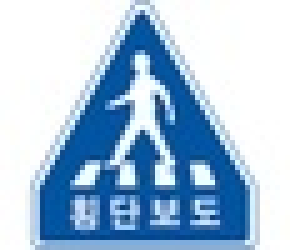
#> input picture 과제/과제 3/crossing.jpg, 58 x 50 px, shrunk from 241 x 209 before the run (shown 5 times larger)
$ jupyter execute --allow-errors example.ipynb
#> lines starting #> are read from the running program, lines starting #| are printed output that depends on the picture
Brute-Force Matching with ORB Descriptors

to match features between two images

find the queryImage in trainImage using feature matching.

[cell 1]
# loading images, finding descriptors

import numpy as np
import cv2 as cv
import matplotlib.pyplot as plt

img1 = cv.imread('./crossing.jpg',cv.IMREAD_GRAYSCALE) # queryImage
#> img1: shape (50, 58); min 51, max 255, mean 188.2
img2 = cv.imread('./image/img (18).jpg',cv.IMREAD_GRAYSCALE) # trainImage
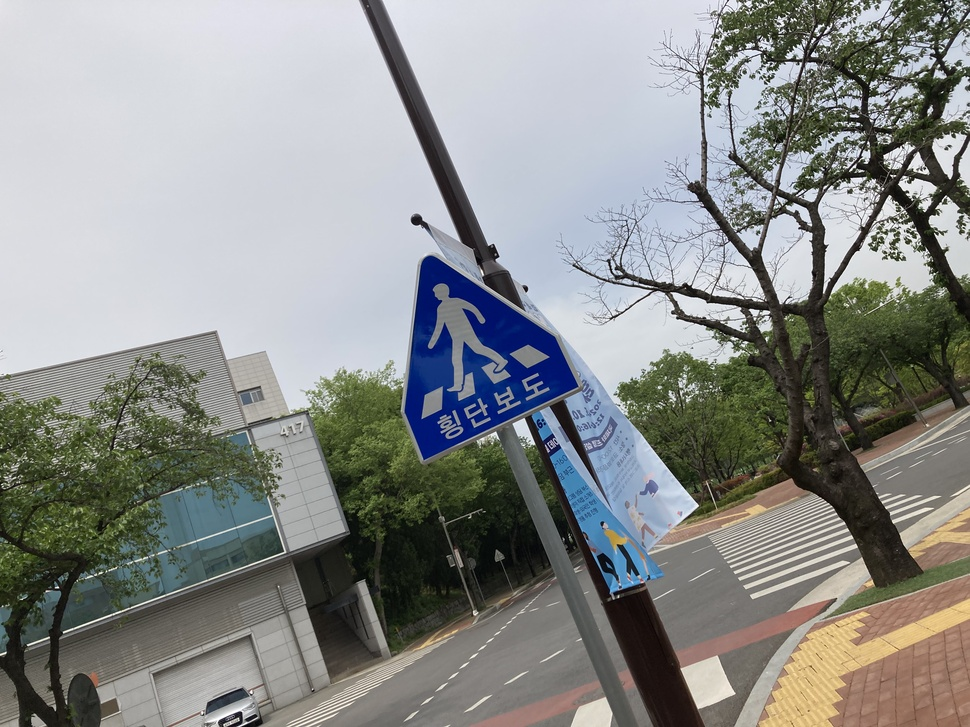
#> input picture 과제/과제 3/image/img (18).jpg, 970 x 727 px, shrunk from 4032 x 3024 before the run
#> img2: shape (727, 970); min 0, max 255, mean 140.7

# Initiate ORB detector
orb = cv.ORB_create()

# find the keypoints and descriptors with ORB
kp1, des1 = orb.detectAndCompute(img1,None)
#> kp1 = (); des1 = None
kp2, des2 = orb.detectAndCompute(img2,None)
#> kp2 = 500 keypoints; strongest (x, y, size): (814, 39, 31), (811, 55, 31), (927, 172, 31), (798, 64, 31)

[cell 2]
# create BFMatcher object
bf = cv.BFMatcher(cv.NORM_HAMMING, crossCheck=True)

# Match descriptors.
matches = bf.match(des1,des2)
#> matches = ()

# Sort them in the order of their distance.
matches = sorted(matches, key = lambda x:x.distance)
#> matches = []

# Draw first 10 matches.
img3 = cv.drawMatches(img1,kp1,img2,kp2,matches[:10],None,flags=cv.DrawMatchesFlags_NOT_DRAW_SINGLE_POINTS)

plt.imshow(img3),plt.show()

Brute-Force Matching with SIFT Descriptors and Ratio Test

[cell 3]
import numpy as np
import cv2 as cv
import matplotlib.pyplot as plt

img1 = cv.imread('./crossing.jpg',cv.IMREAD_GRAYSCALE) # queryImage
img2 = cv.imread('./image/img (19).jpg',cv.IMREAD_GRAYSCALE) # trainImage
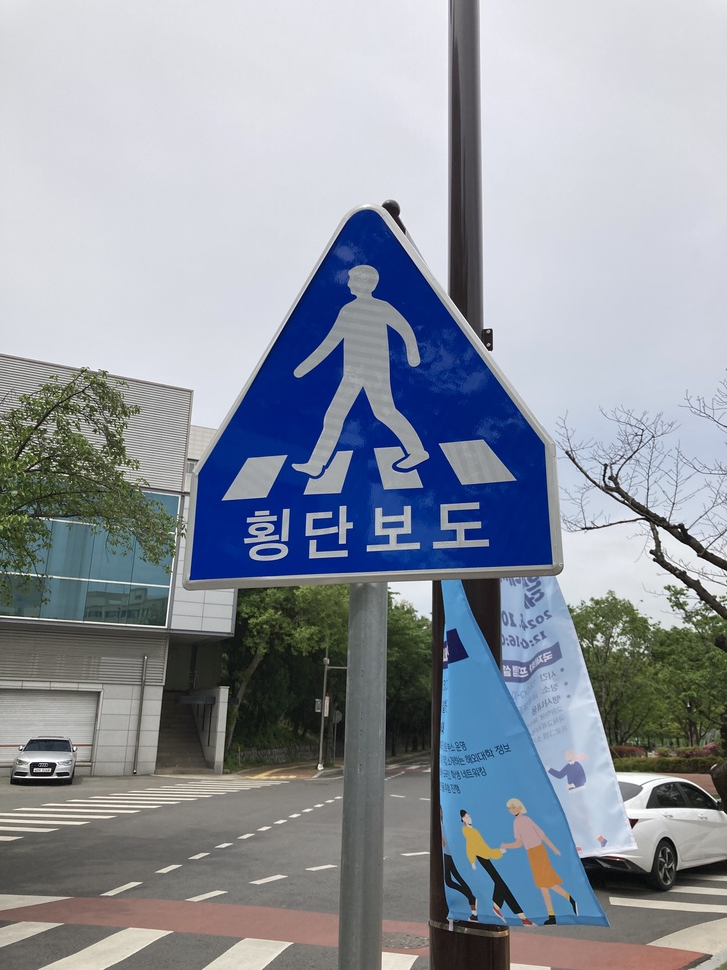
#> input picture 과제/과제 3/image/img (19).jpg, 727 x 970 px, shrunk from 3024 x 4032 before the run
#> img2: shape (970, 727); min 0, max 255, mean 148.2

# Initiate SIFT detector
sift = cv.SIFT_create()

# find the keypoints and descriptors with SIFT
kp1, des1 = sift.detectAndCompute(img1,None)
#> kp1 = 37 keypoints; strongest (x, y, size): (40, 35, 2.9), (17, 35, 2.8), (28, 12, 2.2), (25, 35, 2.5)
kp2, des2 = sift.detectAndCompute(img2,None)
#> kp2 = 2041 keypoints; strongest (x, y, size): (633, 822, 5.3), (392, 208, 9.1), (621, 522, 1.9), (654, 560, 2.1)

# BFMatcher with default params
bf = cv.BFMatcher()
matches = bf.knnMatch(des1,des2,k=2)
#> matches = 37 matches

# Apply ratio test
good = []
for m,n in matches:
    if m.distance < 0.75*n.distance:
        good.append([m])
#> this loop made 37 passes
#> after the loop, good = 1 matches

# cv.drawMatchesKnn expects list of lists as matches.
img3 = cv.drawMatchesKnn(img1,kp1,img2,kp2,good,None,flags=cv.DrawMatchesFlags_NOT_DRAW_SINGLE_POINTS)
#> img3: shape (970, 785, 3)

plt.imshow(img3),plt.show()

[cell 4]
import numpy as np
import cv2 as cv
import matplotlib.pyplot as plt

img1 = cv.imread('./crossing.jpg',cv.IMREAD_GRAYSCALE) # queryImage
img2 = cv.imread('./image/img (2).jpg',cv.IMREAD_GRAYSCALE) # trainImage
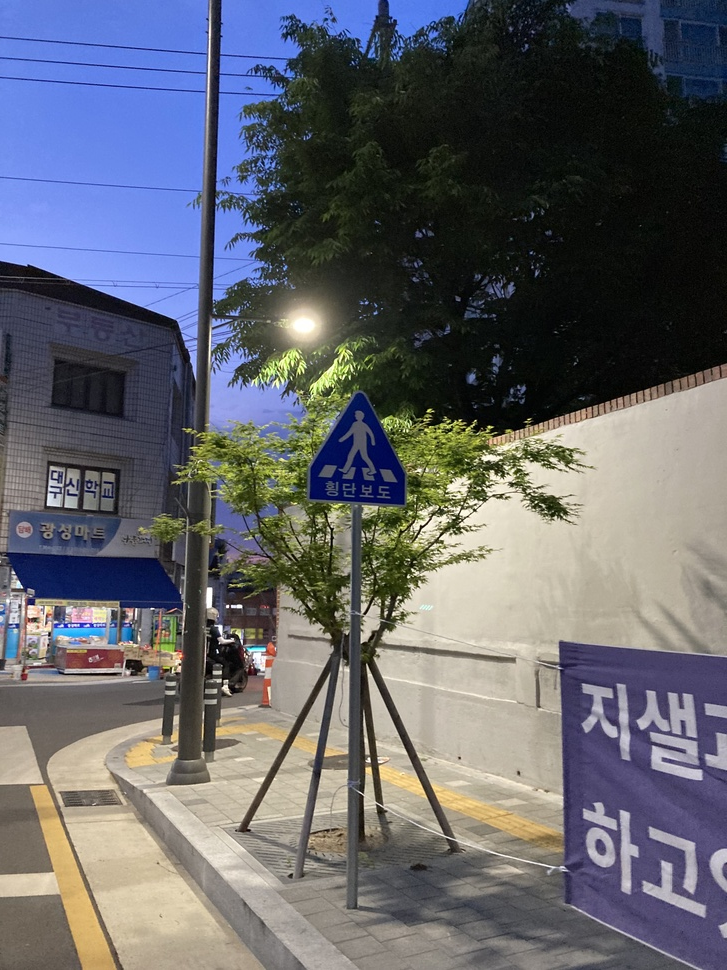
#> input picture 과제/과제 3/image/img (2).jpg, 727 x 970 px, shrunk from 3024 x 4032 before the run
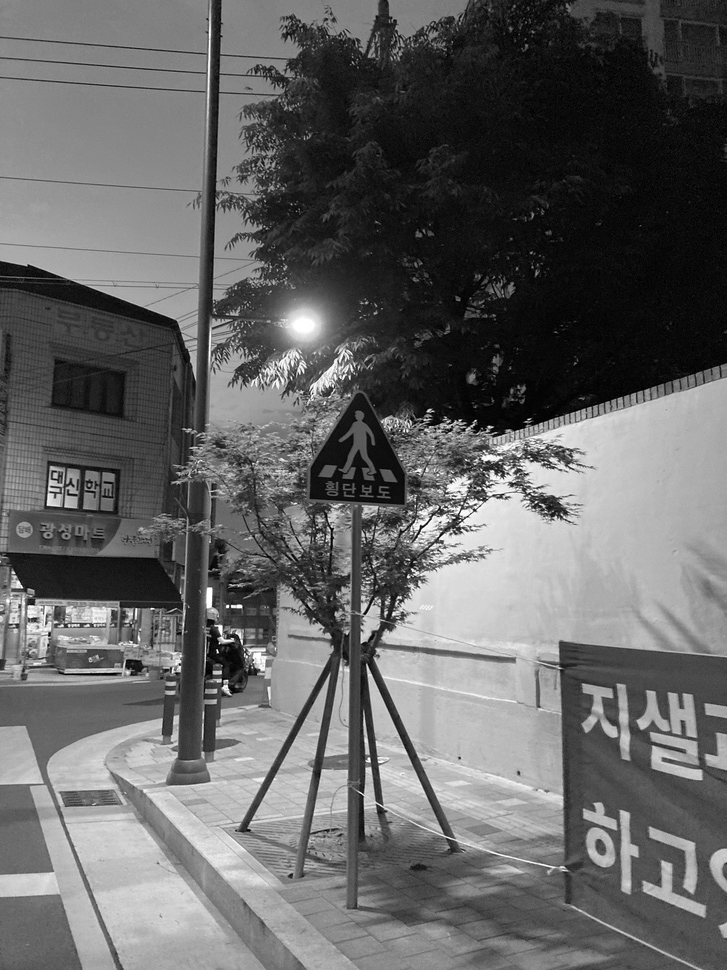
#> img2: shape (970, 727); min 0, max 255, mean 101.3

# Initiate SIFT detector
sift = cv.SIFT_create()

# find the keypoints and descriptors with SIFT
kp1, des1 = sift.detectAndCompute(img1,None)
kp2, des2 = sift.detectAndCompute(img2,None)
#> kp2 = 3801 keypoints; strongest (x, y, size): (227, 606, 2.2), (239, 606, 3.2), (421, 527, 2.5), (408, 577, 2)

# BFMatcher with default params
bf = cv.BFMatcher()
matches = bf.knnMatch(des1,des2,k=2)

# Apply ratio test
good = []
for m,n in matches:
    if m.distance < 0.75*n.distance:
        good.append([m])

# cv.drawMatchesKnn expects list of lists as matches.
img3 = cv.drawMatchesKnn(img1,kp1,img2,kp2,good,None,flags=cv.DrawMatchesFlags_NOT_DRAW_SINGLE_POINTS)

plt.imshow(img3),plt.show()

[cell 5]
import numpy as np
import cv2 as cv
import matplotlib.pyplot as plt

img1 = cv.imread('./crossing.jpg',cv.IMREAD_GRAYSCALE) # queryImage
img2 = cv.imread('./image/img (17).jpg',cv.IMREAD_GRAYSCALE) # trainImage
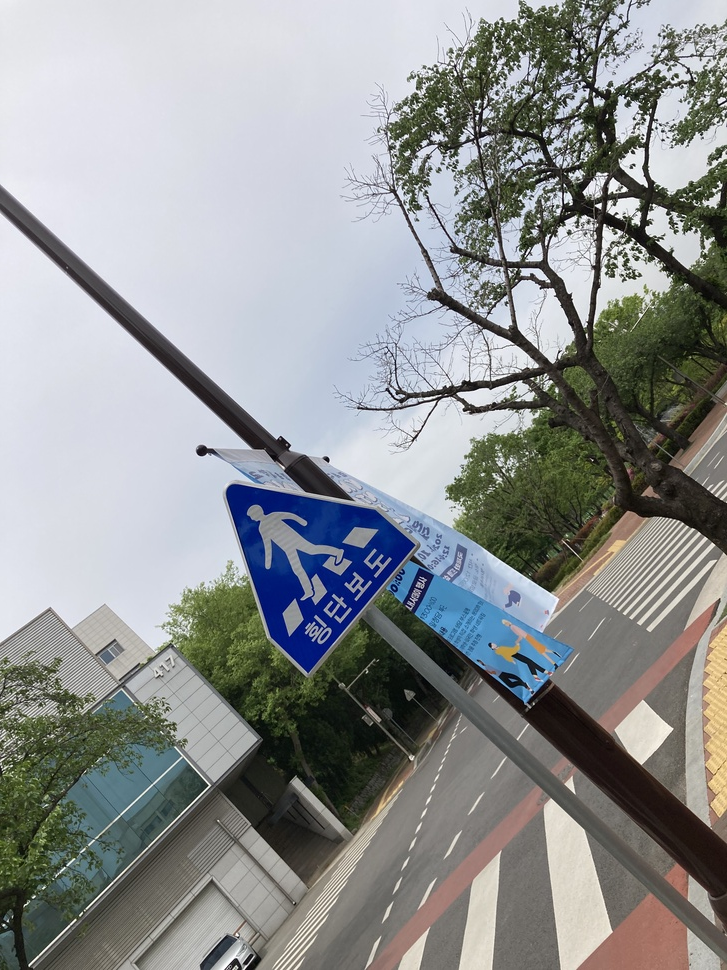
#> input picture 과제/과제 3/image/img (17).jpg, 727 x 970 px, shrunk from 3024 x 4032 before the run
#> img2: shape (970, 727); min 0, max 255, mean 145.5

# Initiate SIFT detector
sift = cv.SIFT_create()

# find the keypoints and descriptors with SIFT
kp1, des1 = sift.detectAndCompute(img1,None)
kp2, des2 = sift.detectAndCompute(img2,None)
#> kp2 = 3918 keypoints; strongest (x, y, size): (599, 206, 3.7), (4, 925, 1.8), (663, 140, 1.9), (633, 152, 2.5)

# BFMatcher with default params
bf = cv.BFMatcher()
matches = bf.knnMatch(des1,des2,k=2)

# Apply ratio test
good = []
for m,n in matches:
    if m.distance < 0.75*n.distance:
        good.append([m])
#> after the loop, good = 7 matches

# cv.drawMatchesKnn expects list of lists as matches.
img3 = cv.drawMatchesKnn(img1,kp1,img2,kp2,good,None,flags=cv.DrawMatchesFlags_NOT_DRAW_SINGLE_POINTS)

plt.imshow(img3),plt.show()

[cell 6]
import numpy as np
import cv2 as cv
import matplotlib.pyplot as plt

img1 = cv.imread('./crossing.jpg',cv.IMREAD_GRAYSCALE) # queryImage
img2 = cv.imread('./image/img (18).jpg',cv.IMREAD_GRAYSCALE) # trainImage

# Initiate SIFT detector
sift = cv.SIFT_create()

# find the keypoints and descriptors with SIFT
kp1, des1 = sift.detectAndCompute(img1,None)
kp2, des2 = sift.detectAndCompute(img2,None)
#> kp2 = 3763 keypoints; strongest (x, y, size): (939, 66, 1.8), (858, 124, 2.4), (814, 39, 1.9), (854, 166, 2)

# BFMatcher with default params
bf = cv.BFMatcher()
matches = bf.knnMatch(des1,des2,k=2)

# Apply ratio test
good = []
for m,n in matches:
    if m.distance < 0.75*n.distance:
        good.append([m])
#> after the loop, good = 3 matches

# cv.drawMatchesKnn expects list of lists as matches.
img3 = cv.drawMatchesKnn(img1,kp1,img2,kp2,good,None,flags=cv.DrawMatchesFlags_NOT_DRAW_SINGLE_POINTS)
#> img3: shape (727, 1028, 3)

plt.imshow(img3),plt.show()

[cell 7]
import numpy as np
import cv2 as cv
import matplotlib.pyplot as plt

img1 = cv.imread('./crossing.jpg',cv.IMREAD_GRAYSCALE) # queryImage
img2 = cv.imread('./image/img (20).jpg',cv.IMREAD_GRAYSCALE) # trainImage
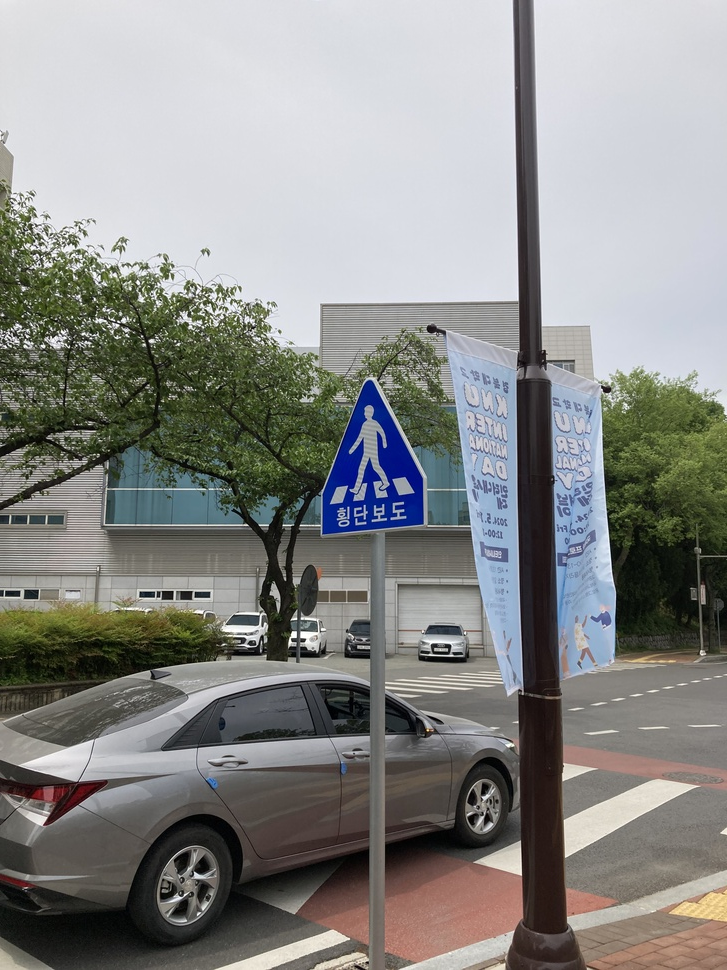
#> input picture 과제/과제 3/image/img (20).jpg, 727 x 970 px, shrunk from 3024 x 4032 before the run
#> img2: shape (970, 727); min 0, max 255, mean 137.2

# Initiate SIFT detector
sift = cv.SIFT_create()

# find the keypoints and descriptors with SIFT
kp1, des1 = sift.detectAndCompute(img1,None)
kp2, des2 = sift.detectAndCompute(img2,None)
#> kp2 = 3013 keypoints; strongest (x, y, size): (294, 634, 4.1), (151, 341, 3.1), (27, 336, 1.9), (43, 346, 2.7)

# BFMatcher with default params
bf = cv.BFMatcher()
matches = bf.knnMatch(des1,des2,k=2)

# Apply ratio test
good = []
for m,n in matches:
    if m.distance < 0.75*n.distance:
        good.append([m])
#> after the loop, good = 6 matches

# cv.drawMatchesKnn expects list of lists as matches.
img3 = cv.drawMatchesKnn(img1,kp1,img2,kp2,good,None,flags=cv.DrawMatchesFlags_NOT_DRAW_SINGLE_POINTS)
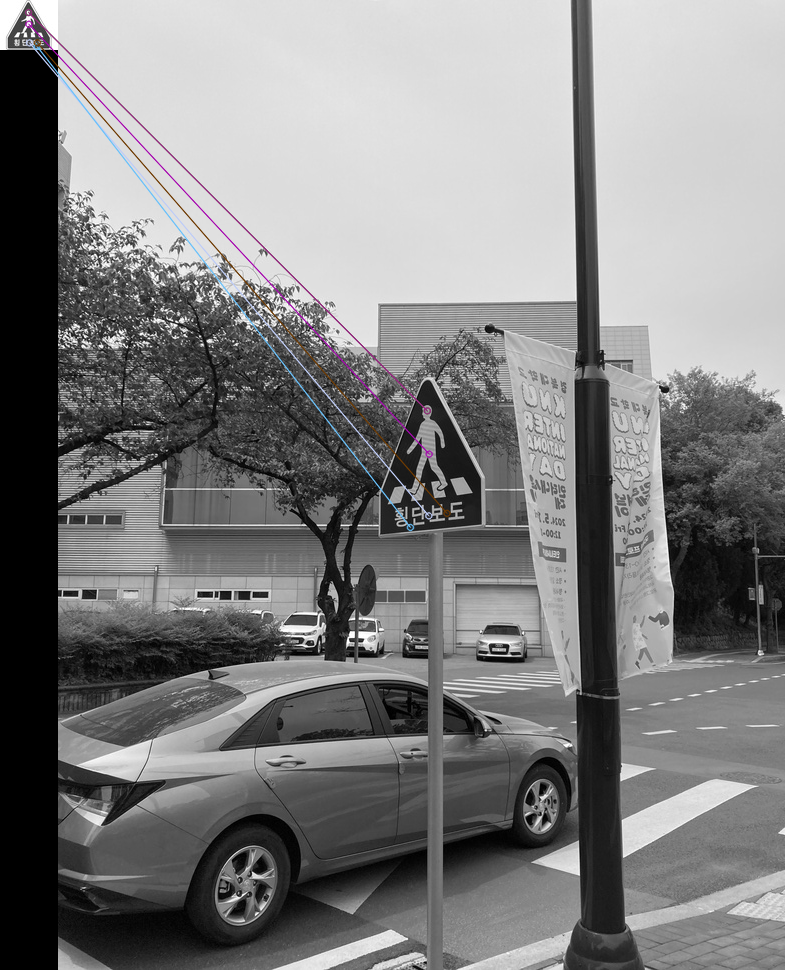
#> img3: shape (970, 785, 3); mean of channels 0, 1, 2 127.8, 127.5, 127.7; drawn as B, G, R

plt.imshow(img3),plt.show()

[cell 8]
import numpy as np
import cv2 as cv
import matplotlib.pyplot as plt

img1 = cv.imread('./crossing.jpg',cv.IMREAD_GRAYSCALE) # queryImage
img2 = cv.imread('./image/img (21).jpg',cv.IMREAD_GRAYSCALE) # trainImage

# Initiate SIFT detector
sift = cv.SIFT_create()

# find the keypoints and descriptors with SIFT
kp1, des1 = sift.detectAndCompute(img1,None)
#> (the rest of this cell did not finish here and is left out)

[cell 9]
import numpy as np
import cv2 as cv
import matplotlib.pyplot as plt

img1 = cv.imread('./slow3.jpg',cv.IMREAD_GRAYSCALE) # queryImage
img2 = cv.imread('./image/img (25).jpg',cv.IMREAD_GRAYSCALE) # trainImage

# Initiate SIFT detector
sift = cv.SIFT_create()

# find the keypoints and descriptors with SIFT
#> (the rest of this cell did not finish here and is left out)

[cell 10]
import numpy as np
import cv2 as cv
import matplotlib.pyplot as plt

img1 = cv.imread('./hobanwu2.jpg',cv.IMREAD_GRAYSCALE) # queryImage
img2 = cv.imread('./image/img (14).jpg',cv.IMREAD_GRAYSCALE) # trainImage

# Initiate SIFT detector
sift = cv.SIFT_create()

# find the keypoints and descriptors with SIFT
#> (the rest of this cell did not finish here and is left out)

[cell 11]
import numpy as np

# Assuming kp2 is a tuple containing cv2.KeyPoint objects
decimal_points = []

for kp in kp1:
    x = kp.pt[0]  # Extract x-coordinate
    y = kp.pt[1]  # Extract y-coordinate
    decimal_points.append((x, y))  # Append (x, y) tuple to the list
#> this loop made 37 passes
#> (kp, x, y) on passes 1 to 12: (keypoint at (16.4, 42.5), size 3.5, 16.39, 42.54), (keypoint at (17.3, 34.8), size 2.8, 17.31, 34.78), (keypoint at (17.3, 34.8), size 2.8, 17.31, 34.78), (keypoint at (19.1, 25.1), size 7.1, 19.15, 25.08), (keypoint at (21.4, 35.1), size 2.6, 21.37, 35.13), (keypoint at (21.4, 35.1), size 2.6, 21.37, 35.13), (keypoint at (23.3, 14.9), size 4.3, 23.33, 14.94), (keypoint at (24.7, 42.3), size 3.7, 24.68, 42.26), (keypoint at (24.7, 42.3), size 3.7, 24.68, 42.26), (keypoint at (25.1, 21.9), size 2, 25.05, 21.86), (keypoint at (25.3, 35.2), size 2.5, 25.27, 35.2), (keypoint at (28, 12), size 2.2, 28.03, 12.03)
#> after the loop, decimal_points = 37 pairs, first value 16.39 to 46.38, second value 6.75 to 46.07

# Print the list of decimal points
np.array(decimal_points).shape

import sys
with open('kp1.txt', 'w') as f:
    sys.stdout = f
    print(decimal_points)
    sys.stdout = sys.__stdout__

[cell 12]
good_kp = np.zeros((len(good), 2))
#> good_kp = [[0, 0], [0, 0], [0, 0], [0, 0], [0, 0], [0, 0]]
for idx in range(len(good)):
    # print(good[idx][0].queryIdx)
    good_kp[idx] = kp2[good[idx][0].trainIdx].pt
#> this loop made 6 passes
#> after the loop, good_kp = [[368.9, 410.4], [368.9, 410.4], [370.7, 453.7], [370.3, 515.4], [351.9, 527], [388.5, 512.9]]
    # print(kp2[good[idx][0].trainIdx].pt)

#> (the rest of this cell did not finish here and is left out)

[cell 13]
kp2[idx].pt
#> Out = (3.35, 180.4)

[cell 14]
kp = np.zeros((len(kp2), 2))
#> kp = 3013 pairs, first value 0 to 0, second value 0 to 0
for idx in range(len(kp2)):
    # print(good[idx][0].queryIdx)
    kp[idx] = kp2[idx].pt
#> after the loop, kp = 3013 pairs, first value 2.39 to 723.7, second value 130.9 to 966.4
    # print(kp2[good[idx][0].trainIdx].pt)

#> (the rest of this cell did not finish here and is left out)
